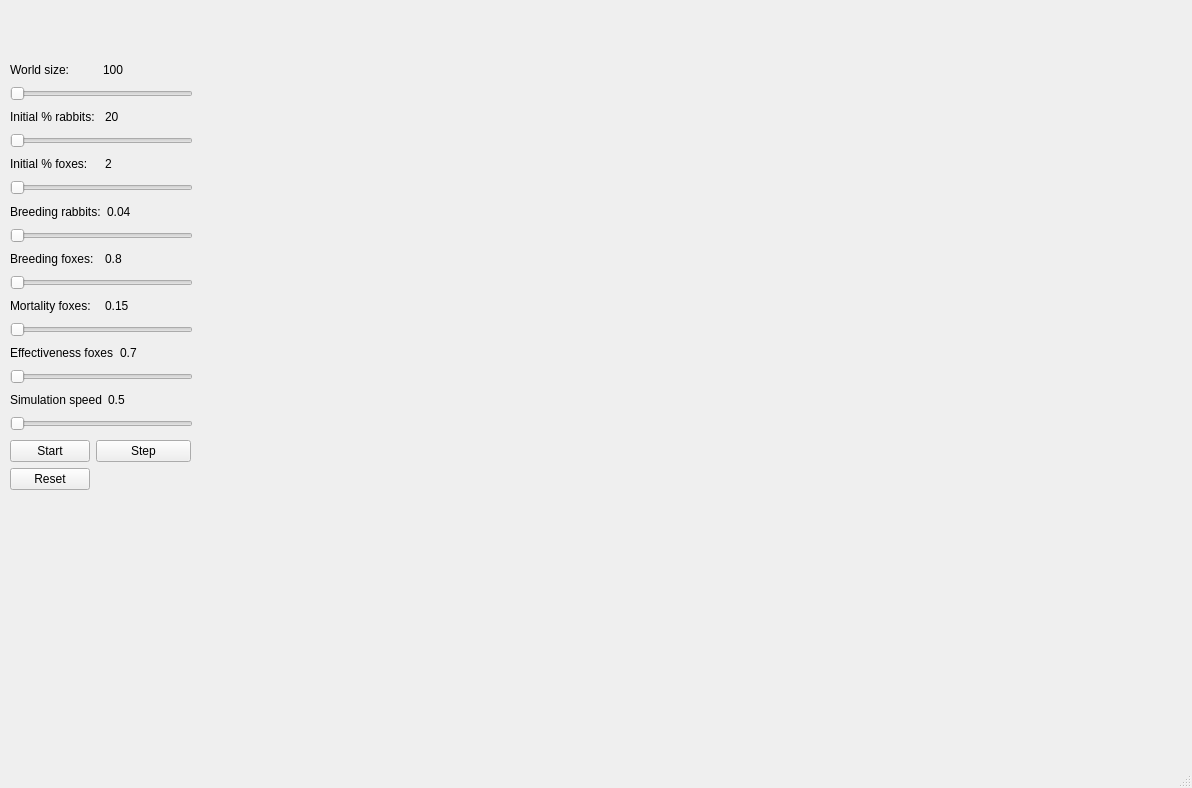
<?xml version="1.0" encoding="UTF-8"?>
<ui version="4.0">
 <class>MainWindow</class>
 <widget class="QMainWindow" name="MainWindow">
  <property name="geometry">
   <rect>
    <x>0</x>
    <y>0</y>
    <width>1192</width>
    <height>788</height>
   </rect>
  </property>
  <property name="windowTitle">
   <string>MainWindow</string>
  </property>
  <widget class="QWidget" name="centralwidget">
   <widget class="QWidget" name="verticalLayoutWidget_2">
    <property name="geometry">
     <rect>
      <x>10</x>
      <y>60</y>
      <width>183</width>
      <height>371</height>
     </rect>
    </property>
    <layout class="QVBoxLayout" name="verticalLayout_2">
     <item>
      <layout class="QHBoxLayout" name="horizontalLayout_2">
       <property name="spacing">
        <number>2</number>
       </property>
       <item>
        <widget class="QLabel" name="label_1">
         <property name="text">
          <string>World size:</string>
         </property>
        </widget>
       </item>
       <item>
        <widget class="QLabel" name="worldSize_label">
         <property name="text">
          <string>100</string>
         </property>
        </widget>
       </item>
      </layout>
     </item>
     <item>
      <widget class="QSlider" name="worldSize_horizontalSlider">
       <property name="minimum">
        <number>10</number>
       </property>
       <property name="maximum">
        <number>300</number>
       </property>
       <property name="orientation">
        <enum>Qt::Horizontal</enum>
       </property>
      </widget>
     </item>
     <item>
      <layout class="QHBoxLayout" name="horizontalLayout_10">
       <item>
        <widget class="QLabel" name="label_2">
         <property name="text">
          <string>Initial % rabbits:</string>
         </property>
        </widget>
       </item>
       <item>
        <widget class="QLabel" name="initialRabbit_label">
         <property name="text">
          <string>20</string>
         </property>
        </widget>
       </item>
      </layout>
     </item>
     <item>
      <widget class="QSlider" name="initialRabbit_horizontalSlider">
       <property name="maximum">
        <number>100</number>
       </property>
       <property name="orientation">
        <enum>Qt::Horizontal</enum>
       </property>
      </widget>
     </item>
     <item>
      <layout class="QHBoxLayout" name="horizontalLayout_14">
       <item>
        <widget class="QLabel" name="label_3">
         <property name="text">
          <string>Initial % foxes:</string>
         </property>
        </widget>
       </item>
       <item>
        <widget class="QLabel" name="initialFox_label">
         <property name="text">
          <string>2</string>
         </property>
        </widget>
       </item>
      </layout>
     </item>
     <item>
      <widget class="QSlider" name="initialFoxes_horizontalSlider">
       <property name="maximum">
        <number>100</number>
       </property>
       <property name="orientation">
        <enum>Qt::Horizontal</enum>
       </property>
      </widget>
     </item>
     <item>
      <layout class="QHBoxLayout" name="horizontalLayout_15">
       <item>
        <widget class="QLabel" name="label_5">
         <property name="text">
          <string>Breeding rabbits:</string>
         </property>
        </widget>
       </item>
       <item>
        <widget class="QLabel" name="breedingRabbit_label">
         <property name="text">
          <string>0.04</string>
         </property>
        </widget>
       </item>
      </layout>
     </item>
     <item>
      <widget class="QSlider" name="breedingRabbits_horizontalSlider">
       <property name="maximum">
        <number>1000</number>
       </property>
       <property name="orientation">
        <enum>Qt::Horizontal</enum>
       </property>
      </widget>
     </item>
     <item>
      <layout class="QHBoxLayout" name="horizontalLayout_13">
       <item>
        <widget class="QLabel" name="label_6">
         <property name="text">
          <string>Breeding foxes:</string>
         </property>
        </widget>
       </item>
       <item>
        <widget class="QLabel" name="breedingFox_label">
         <property name="text">
          <string>0.8</string>
         </property>
        </widget>
       </item>
      </layout>
     </item>
     <item>
      <widget class="QSlider" name="breedingFoxes_horizontalSlider">
       <property name="maximum">
        <number>1000</number>
       </property>
       <property name="orientation">
        <enum>Qt::Horizontal</enum>
       </property>
      </widget>
     </item>
     <item>
      <layout class="QHBoxLayout" name="horizontalLayout_12">
       <item>
        <widget class="QLabel" name="label_7">
         <property name="text">
          <string>Mortality foxes:</string>
         </property>
        </widget>
       </item>
       <item>
        <widget class="QLabel" name="mortalityFox_label">
         <property name="text">
          <string>0.15</string>
         </property>
        </widget>
       </item>
      </layout>
     </item>
     <item>
      <widget class="QSlider" name="mortalityFoxes_horizontalSlider">
       <property name="maximum">
        <number>1000</number>
       </property>
       <property name="orientation">
        <enum>Qt::Horizontal</enum>
       </property>
      </widget>
     </item>
     <item>
      <layout class="QHBoxLayout" name="horizontalLayout_11">
       <item>
        <widget class="QLabel" name="label_19">
         <property name="text">
          <string>Effectiveness foxes</string>
         </property>
        </widget>
       </item>
       <item>
        <widget class="QLabel" name="effectivenessFox_label">
         <property name="text">
          <string>0.7</string>
         </property>
        </widget>
       </item>
      </layout>
     </item>
     <item>
      <widget class="QSlider" name="effectivenessFoxes_horizontalSlider">
       <property name="maximum">
        <number>1000</number>
       </property>
       <property name="orientation">
        <enum>Qt::Horizontal</enum>
       </property>
      </widget>
     </item>
     <item>
      <layout class="QHBoxLayout" name="horizontalLayout_16">
       <item>
        <widget class="QLabel" name="label_29">
         <property name="text">
          <string>Simulation speed</string>
         </property>
        </widget>
       </item>
       <item>
        <widget class="QLabel" name="simulationSpeed_label">
         <property name="text">
          <string>0.5</string>
         </property>
        </widget>
       </item>
      </layout>
     </item>
     <item>
      <widget class="QSlider" name="simulationSpeed_horizontalSlider">
       <property name="maximum">
        <number>10</number>
       </property>
       <property name="orientation">
        <enum>Qt::Horizontal</enum>
       </property>
      </widget>
     </item>
    </layout>
   </widget>
   <widget class="QWidget" name="formLayoutWidget">
    <property name="geometry">
     <rect>
      <x>10</x>
      <y>440</y>
      <width>181</width>
      <height>54</height>
     </rect>
    </property>
    <layout class="QFormLayout" name="buttons_formLayout">
     <item row="0" column="0">
      <widget class="QPushButton" name="start_pushButton">
       <property name="text">
        <string>Start</string>
       </property>
      </widget>
     </item>
     <item row="0" column="1">
      <widget class="QPushButton" name="step_pushButton">
       <property name="text">
        <string>Step</string>
       </property>
      </widget>
     </item>
     <item row="1" column="0">
      <widget class="QPushButton" name="reset_pushButton">
       <property name="text">
        <string>Reset</string>
       </property>
      </widget>
     </item>
    </layout>
   </widget>
   <widget class="QWidget" name="gridLayoutWidget">
    <property name="geometry">
     <rect>
      <x>200</x>
      <y>30</y>
      <width>711</width>
      <height>711</height>
     </rect>
    </property>
    <layout class="QGridLayout" name="gridLayout">
     <item row="0" column="0">
      <widget class="QWidget" name="view_widget" native="true"/>
     </item>
    </layout>
   </widget>
   <widget class="QWidget" name="verticalLayoutWidget">
    <property name="geometry">
     <rect>
      <x>920</x>
      <y>30</y>
      <width>261</width>
      <height>431</height>
     </rect>
    </property>
    <layout class="QVBoxLayout" name="verticalLayout">
     <item>
      <widget class="QWidget" name="chart1_widget" native="true"/>
     </item>
     <item>
      <widget class="QWidget" name="chart2_widget" native="true"/>
     </item>
    </layout>
   </widget>
  </widget>
  <widget class="QMenuBar" name="menubar">
   <property name="geometry">
    <rect>
     <x>0</x>
     <y>0</y>
     <width>1192</width>
     <height>20</height>
    </rect>
   </property>
  </widget>
  <widget class="QStatusBar" name="statusbar"/>
 </widget>
 <resources/>
 <connections/>
</ui>
